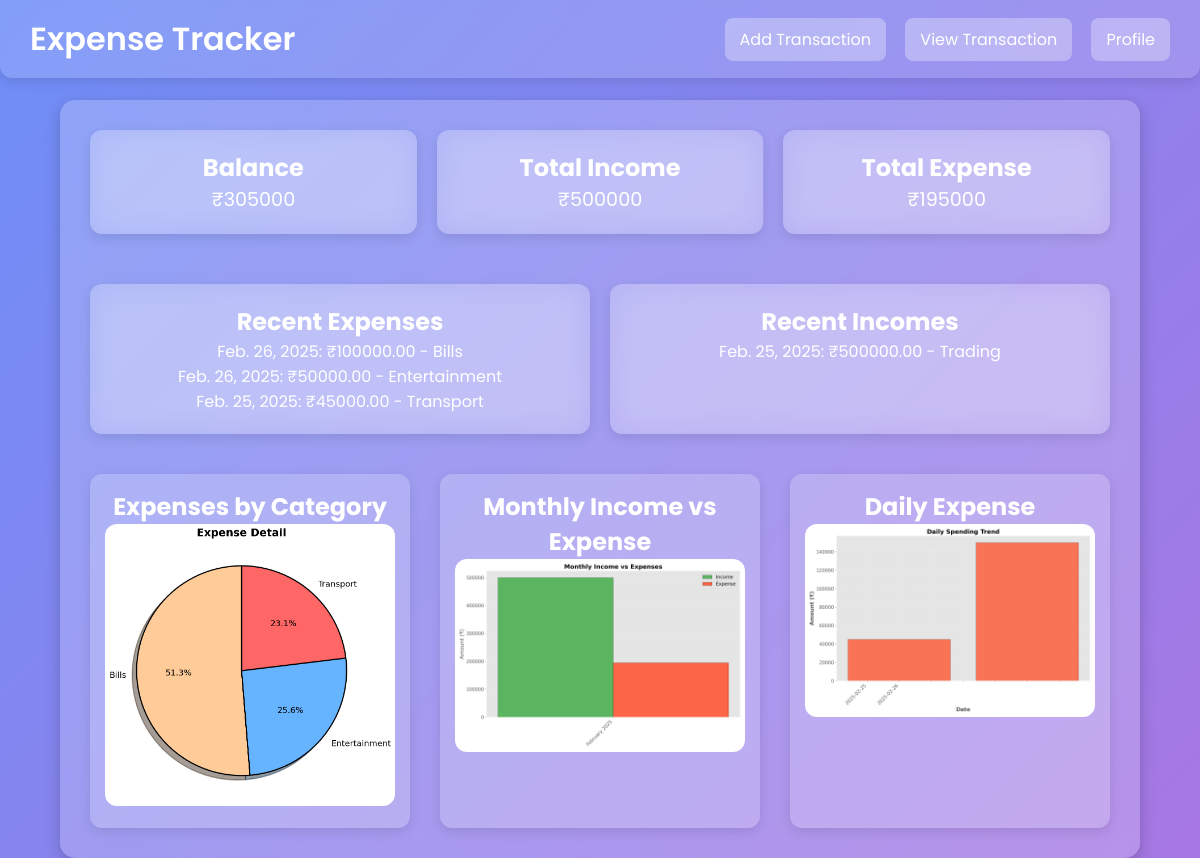
The app's page /dashboard/ (signed in) with its own data.
### expenses/models.py (models this page shows, shortened)
class Expense(models.Model):
    CATEGORY_CHOICES = [
        ('Food', 'Food'),
        ('Transport', 'Transport'),
        ('Entertainment', 'Entertainment'),
        ('Bills', 'Bills'),
        ('Others', 'Others'),
    ]
    user = models.ForeignKey(User, on_delete=models.CASCADE, related_name='expenses')  # Added related_name for reverse relation
    amount = models.DecimalField(max_digits=10, decimal_places=2)
    category = models.CharField(max_length=100, choices=CATEGORY_CHOICES)
    date = models.DateField()

class Income(models.Model):
    user = models.ForeignKey(User, on_delete=models.CASCADE, related_name='incomes')
    amount = models.DecimalField(max_digits=10, decimal_places=2)
    source = models.CharField(max_length=100)
    date = models.DateField()

### expenses/views.py (the view)
# urls.py: path('dashboard/', views.dashboard, name='dashboard'),
@login_required
def dashboard(request):
    total_income = Income.objects.filter(user=request.user).aggregate(Sum('amount'))['amount__sum'] or 0
    total_expense = Expense.objects.filter(user=request.user).aggregate(Sum('amount'))['amount__sum'] or 0
    balance = total_income - total_expense
    recent_incomes = Income.objects.filter(user=request.user).order_by('-date')[:5]
    recent_expenses = Expense.objects.filter(user=request.user).order_by('-date')[:5]
    expense_chart = generate_expense_chart(request.user)
    monthly_chart = generate_monthly_comparison_chart(request.user)
    daily_chart = generate_daily_spending_chart(request.user)
    return render(request, 'dashboard.html', {
        'balance': balance,
        'total_income': total_income,
        'total_expense': total_expense,
        'recent_incomes': recent_incomes,
        'recent_expenses': recent_expenses,
        'expense_chart': expense_chart,
        'monthly_chart': monthly_chart,
        'daily_chart': daily_chart,
    })

### expenses/charts.py (called while the page is built)
def set_chart_style():
    plt.style.use('ggplot')  # You can also use 'fivethirtyeight', 'classic', or others.
    plt.rcParams['font.size'] = 14
    plt.rcParams['axes.labelsize'] = 16
    plt.rcParams['xtick.labelsize'] = 14
    plt.rcParams['ytick.labelsize'] = 14
    plt.rcParams['figure.figsize'] = (12, 8)

### expenses/templates/dashboard.html (shortened to what this page needs)
<!DOCTYPE html>
<html lang="en">
<head>
</head>
<body>
    <header>
        <h1>Expense Tracker</h1>
        <div class="header-buttons">
            <a href="{% url 'transaction' %}">Add Transaction</a>
            <a href="{% url 'filter_transactions' %}">View Transaction</a>
            <a href="{% url 'profile' %}">Profile</a>
        </div>
    </header>
    <div class="container">
        <div class="overview">
            <div class="card">
                <h3>Balance</h3>
                <p>₹{{ balance }}</p>
            </div>
            <div class="card">
                <h3>Total Income</h3>
                <p>₹{{ total_income }}</p>
            </div>
            <div class="card">
                <h3>Total Expense</h3>
                <p>₹{{ total_expense }}</p>
            </div>
        </div>
        <div class="transactions-container">
            <div class="card">
                <h3>Recent Expenses</h3>
                <ul>
                    {% for expense in recent_expenses %}
                        <li>{{ expense.date }}: ₹{{ expense.amount }} - {{ expense.category }}</li>
                    {% endfor %}
                </ul>
            </div>
            <div class="card">
                <h3>Recent Incomes</h3>
                <ul>
                    {% for income in recent_incomes %}
                        <li>{{ income.date }}: ₹{{ income.amount }} - {{ income.source }}</li>
                    {% endfor %}
                </ul>
            </div>
        </div>
        <div class="charts-container">
            <div class="chart-card">
                <h3>Expenses by Category</h3>
                <img alt="Expense by Category">
            </div>
            <div class="chart-card">
                <h3>Monthly Income vs Expense</h3>
                <img alt="Monthly Income vs Expense">
            </div>
            <div class="chart-card">
                <h3>Daily Expense</h3>
                <img alt="Daily Expense">
            </div>
        </div>
    </div>
</body>
</html>

### expenses/templates/dashboard.html (style rules this page uses)
* { margin: 0; padding: 0; box-sizing: border-box; font-family: 'Poppins', sans-serif; }
body { display: flex; flex-direction: column; align-items: center; justify-content: flex-start; min-height: 100vh; background: linear-gradient(135deg, #6E8EF7, #A777E3); overflow-x: hidden; background-attachment: fixed; padding-top: 80px; }
header { width: 100%; padding: 15px 30px; background: rgba(255, 255, 255, 0.15); backdrop-filter: blur(10px); display: flex; justify-content: space-between; align-items: center; position: fixed; top: 0; left: 0; right: 0; z-index: 1000; border-radius: 0 0 12px 12px; box-shadow: 0 4px 12px rgba(0, 0, 0, 0.1); }
header h1 { font-size: 2rem; font-weight: 600; color: #fff; }
.header-buttons a { padding: 10px 15px; font-size: 1rem; border-radius: 8px; background: rgba(255, 255, 255, 0.3); color: #fff; text-decoration: none; transition: 0.3s; margin-left: 15px; }
.container { width: 90%; max-width: 1400px; display: flex; flex-direction: column; align-items: center; padding: 30px; background: rgba(255, 255, 255, 0.2); backdrop-filter: blur(12px); border-radius: 15px; box-shadow: 0 5px 15px rgba(0, 0, 0, 0.2); text-align: center; margin-top: 20px; }
.overview { display: flex; justify-content: space-between; flex-wrap: wrap; width: 100%; gap: 20px; margin-bottom: 20px; }
.card { flex: 1; min-width: 280px; background: rgba(255, 255, 255, 0.2); padding: 20px; border-radius: 12px; backdrop-filter: blur(15px); box-shadow: 0 4px 12px rgba(0, 0, 0, 0.1); text-align: center; }
.transactions-container { display: flex; justify-content: space-between; gap: 20px; width: 100%; margin-top: 30px; }
.transactions-container .card { flex: 1; width: 100%; }
.charts-container { width: 100%; margin-top: 40px; display: flex; justify-content: space-between; gap: 20px; }
.chart-card { width: 30%; min-width: 320px; background: rgba(255, 255, 255, 0.2); border-radius: 12px; padding: 15px; box-shadow: 0 4px 12px rgba(0, 0, 0, 0.1); text-align: center; }
.chart-card img { width: 100%; border-radius: 12px; }
h3 { font-size: 1.5rem; color: #fff; }
p { font-size: 1.2rem; color: #fff; }
ul { list-style: none; padding: 0; }
ul li { color: #fff; font-size: 1rem; }

### records on screen
Expense: date "Feb. 26, 2025", amount "100000.00", category "Bills"
Expense: date "Feb. 26, 2025", amount "50000.00", category "Entertainment"
Expense: date "Feb. 25, 2025", amount "45000.00", category "Transport"
Income: date "Feb. 25, 2025", amount "500000.00", source "Trading"

### other values on screen
{{ balance }} "305000"
{{ total_income }} "500000"
{{ total_expense }} "195000"
